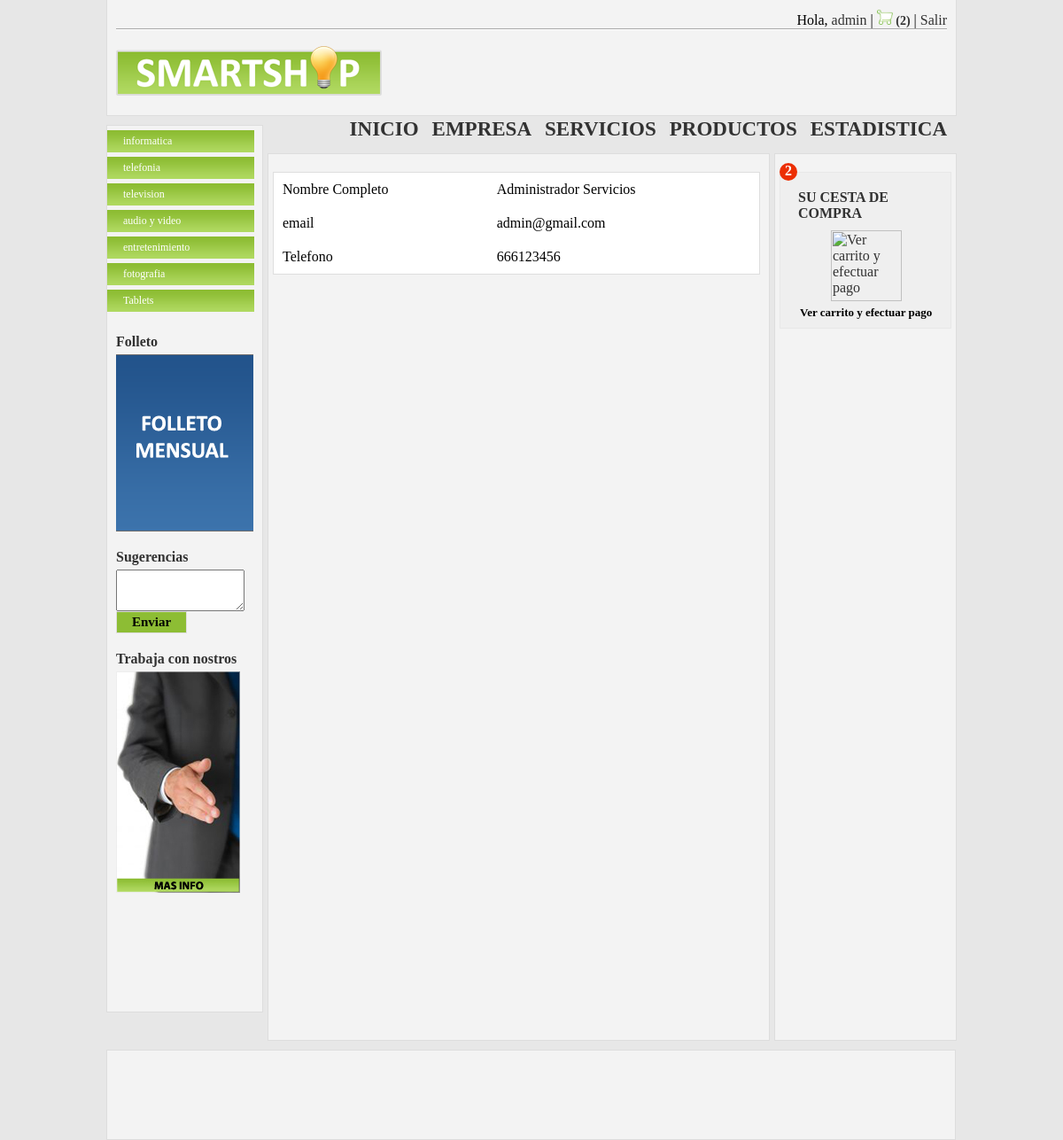
Screenshot of /profile.php (signed in) with the database file from the repository.
### tables this page shows
CREATE TABLE IF NOT EXISTS `categorias` (
  `idcategoria` int(11) NOT NULL AUTO_INCREMENT,
  `nombre` varchar(50) NOT NULL,
  PRIMARY KEY (`idcategoria`)
);

CREATE TABLE IF NOT EXISTS `usuarios` (
  `usuario` varchar(20) NOT NULL,
  `password` varchar(10) NOT NULL,
  `nombreCompleto` varchar(50) NOT NULL,
  `email` varchar(60) NOT NULL,
  `telefono` varchar(13) NOT NULL,
  `fechaultimoacceso` datetime NOT NULL,
  `idpais` int(11) NOT NULL,
  PRIMARY KEY (`usuario`),
  KEY `idpais` (`idpais`)
);

### profile.php (the view, shortened to what this page needs)
<!DOCTYPE HTML PUBLIC "-//W3C//DTD HTML 4.0 Transitional//EN">
<!DOCTYPE HTML>
<html>
	<head>
		<link href="css/page_style.css" rel="stylesheet" type="text/css">
        <link rel="stylesheet" href="css/slider/coin-slider-styles.css" type="text/css">
        <link rel="stylesheet" type="text/css" href="css/nav_l/styles.css">
        <link rel="stylesheet" href="css/breadcrumb/BreadCrumb.css" type="text/css">
	</head>
<body>
	<div id="container">
		<div id="header">
        	<div class="top_nav">
            	<ul>
					<li>Hola,
<a href="profile.php"> <?php
		echo $_SESSION['usuario'];?></a> 			</li>
					<li>|</li>
					<li>
						<a href="verCarrito.php" class="cart_counter"><img src="img/total_cart.png" width="18" height="18"> (<?php
$id = $_SESSION['usuario'];
$sql="SELECT * FROM compras as c, productos as p WHERE c.idProducto=p.idProducto AND comprador='$id'";
$registros=mysql_query($sql)or die("Error al leer compras <br> <a href='tienda.php'>Pulse aqui para continuar </a>");
$total = mysql_num_rows($registros);	echo $total;
?>)</a>
					</li>
					<li>|</li>
					<li><a href="logout.php">Salir</a></li>
				</ul>
            </div>
            <hr>
            <div class="logo">
            	<img src="img/logo.png" height="56" width="300" alt="SmartShop">
            </div>
            <div class="right_nav">
            	<ul>
					<li><a href="tienda.php">INICIO</a></li>
    				<li><a href="empresa.html">EMPRESA</a></li>
    				<li><a href="servicios.html">SERVICIOS</a></li>
    				<li><a href="productos.html">PRODUCTOS</a></li>
					<li>
					<?php
	if ($_SESSION['usuario']=='admin')
	{
	   echo"<a href='estadistica.php'>ESTADISTICA</a></li>";
	}
	else
	{
	  echo"<a href='contacto.html'>CONTACTO</a></li>";
	}
	?>
	   			</ul>
			            </div>
		</div>
        <div id="left_sidebar">
        	<div id="navigation-block">
            <ul id="sliding-navigation">
<?php
$sql="SELECT * FROM categorias";
$reg=mysql_query($sql)or die("Error al leer categorias <br> <a href='tienda.php'>Pulse aqui para continuar </a>");
while($linea=mysql_fetch_array($reg))
{
   echo "<li class='sliding-element'><a href='tienda.php?cat=$linea[idcategoria]'>$linea[nombre]</a>			</li>";
}
?>
	            </ul>
			</div>
			<h4>Folleto</h4>
			<div class="poster">
			<img src="img/folleto_p.png" width="155" height="200" alt="Folleto" title="Folleto">
			</div>
			<h4>Sugerencias</h4>
			<div class="newsletter_form">
			<form method="post" action="altasSugerencias.php">
			<textarea cols="16" rows="3" name="sugerencias"></textarea>
			<input name="send" type="submit" value="Enviar" class="button">
			</form>
			</div>
			 <h4>Trabaja con nostros</h4>
			 <div class="poster">
			 <img src="img/jobs1.jpg" height="250" width="140" alt="Trabaja con nosotros" title="Trabaja con nosotros">
			 </div>
		</div>
        <div id="main_content">
<?php
$sql="SELECT * FROM usuarios WHERE usuario='$id'";
$registros=mysql_query($sql)or die("Error al leer compras <br> <a href='tienda.php'>Pulse aqui para continuar </a>");
?>
			<table>
<?php
$linea=mysql_fetch_array($registros);
 echo"<tr><td>Nombre Completo</td><td>$linea[nombreCompleto]</td></tr><tr><td>email </td><td>$linea[email]</td></tr><tr><td>Telefono</td><td>$linea[telefono]</td></tr>";
?>
	</table>
		</div>
			<div id="right_sidebar">
				 <div class="cart">
				 <div class="counter">
				 <?php echo $total?>
				 </div>
					<h5>Su cesta de compra</h5>
						<a href='verCarrito.php'><img  class="cart_big" src="img/carrito.png" width="80" height="80" alt="Ver carrito y efectuar pago"></a><br>
						<p class="checkout">Ver carrito y efectuar pago</p>
				  </div>
			</div>
			<div id="footer">
			</div>
	</div>
</body>
</html>

### css/page_style.css (style rules this page uses)
*, html, body, div, dl, dt, dd, ul, ol, li, h1, h2, h3, h4, h5, h6, pre, form, label, fieldset, input, p, blockquote, th, td { margin:0; padding:0 }
table { border-collapse:collapse; border-spacing:0; overflow-y: scroll; }
fieldset, img { border:0 }
ol, ul, li { list-style:none }
h1, h2, h3, h4, h5, h6 { font-size:100%; font-weight:normal }
a img { border:none }
a, a:hover { text-decoration: none; color: #323232; }
body { font-family: Calibri; font-size: 16px; background: #e7e7e7; margin: 0; padding: 0; color: #000; }
h4 { font-family: Calibri; font-size: 16px; padding: 20px 10px 0; font-weight: bolder; color: #323232; }
a.cart_counter { font-size: 14px; font-weight: bold; }
#container { margin: 0 auto; width: 960px; }
#header { padding: 10px 10px 0; background: #f3f3f3; border: 1px solid #dddddd; border-top: none; height: 120px; }
.top_nav ul { float: right; list-style-type: none; }
.top_nav ul li { display: inline; }
hr { display: block; position: relative; margin: 8px auto; width: 100%; clear: both; border: none; border-top: 1px solid #AAA; border-bottom: 1px solid #FFF; font-size: 1px; line-height: 0; overflow: visible; }
.logo { float: left; margin: 10px 0 0 ; }
.right_nav { width:100%; height:30px; }
.right_nav ul { float: right; margin:25px 0 0; padding:0px; font-family: Calibri; font-size: 23px; font-weight: bolder; color: #323232; }
.right_nav ul li { display:inline; height:30px; float:left; list-style:none; margin-left:15px; }
#left_sidebar { background: #f3f3f3; border: 1px solid #dddddd; float: left; height: 1000px; margin: 10px 0 5px; margin-bottom: 10px; width: 175px; }
.poster { float:left; padding: 5px 10px 0; margin-bottom: 20px; }
.newsletter_form { float: left; padding: 5px 10px 0; }
.button { border: 1px solid #dddddd; background: #8dbd34; height: 25px; width: 80px; font-family: Calibri; font-size: 15px; font-weight: bold; margin-bottom: 20px; }
#main_content { background: #f3f3f3; border: 1px solid #dddddd; float: left; height: 1000px; margin: 10px 5px 5px ; margin-bottom: 10px; width: 565px; }
table { margin: 20px 5px 0; width: 550px; border:solid 1px #dedede; background:#fff; }
td, th { padding: 10px; }
#right_sidebar { background: #f3f3f3; border: 1px solid #dddddd; float: left; height: 1000px; margin: 10px 0 0; margin-bottom: 10px; width: 204px; }
.cart { float: left; margin: 20px 5px 0; height: 175px; width: 192px; background-color: #efefef; border: 1px solid #e8e8e8; z-index: 1; }
img.cart_big { float: left; margin: 10px 57px 0; }
p.checkout { font-size: 13px; font-family: Calibri; font-weight: bold; float: left; margin-left: 22px; margin-top: 5px }
h5 { font-family: Calibri; font-size: 16px; margin: 10px 20px 0; font-weight: bolder; color: #323232; text-transform: uppercase; }
.counter { margin: -11px -1px 0; height: 20px; width: 20px; -moz-border-radius: 10px; border-radius: 10px; background-color: #ec2f03; z-index: 2; text-align: center; font: Calibri; font-size: 16px; font-weight: bold; color: #fff; }
#footer { background: #f3f3f3; border: 1px solid #dddddd; float: left; height: 100px; width: 957px; }

### css/nav_l/styles.css (style rules this page uses)
ul#sliding-navigation { list-style: none; font-size: .75em; margin: 5px 0; padding: 0; }
ul#sliding-navigation li.sliding-element h3, ul#sliding-navigation li.sliding-element a { display: block; width: 130px; padding: 5px 18px; margin: 0; margin-bottom: 5px; }
ul#sliding-navigation li.sliding-element a { color:#FFF; background: url(../../img/nav_l/tab_bg.png) repeat-x; text-decoration: none; }

### rows the page displays
categorias: nombre "informatica"
categorias: nombre "telefonia"
categorias: nombre "television"
categorias: nombre "audio y video"
categorias: nombre "entretenimiento"
categorias: nombre "fotografia"
categorias: nombre "Tablets"
usuarios: nombreCompleto "Administrador Servicios", email "admin@gmail.com", telefono "666123456"

### other values shown
$_SESSION['usuario'] "admin"
$total "2"
